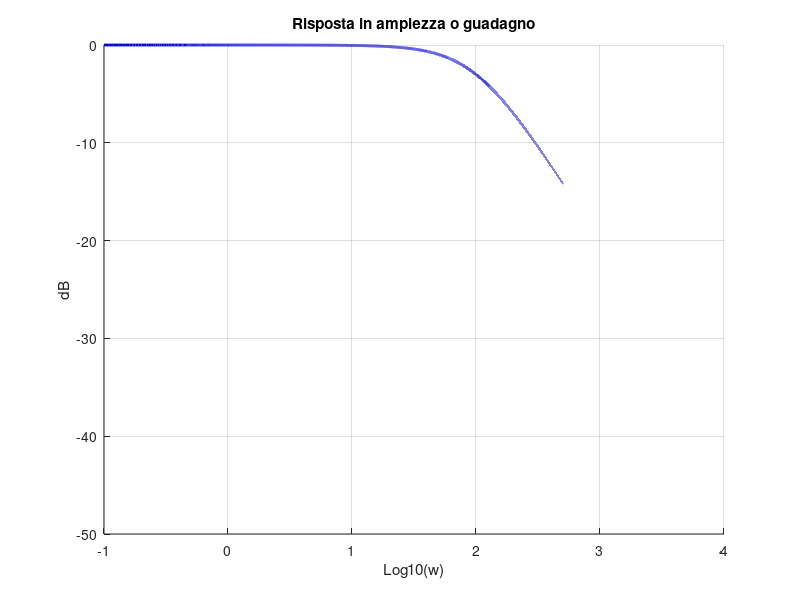
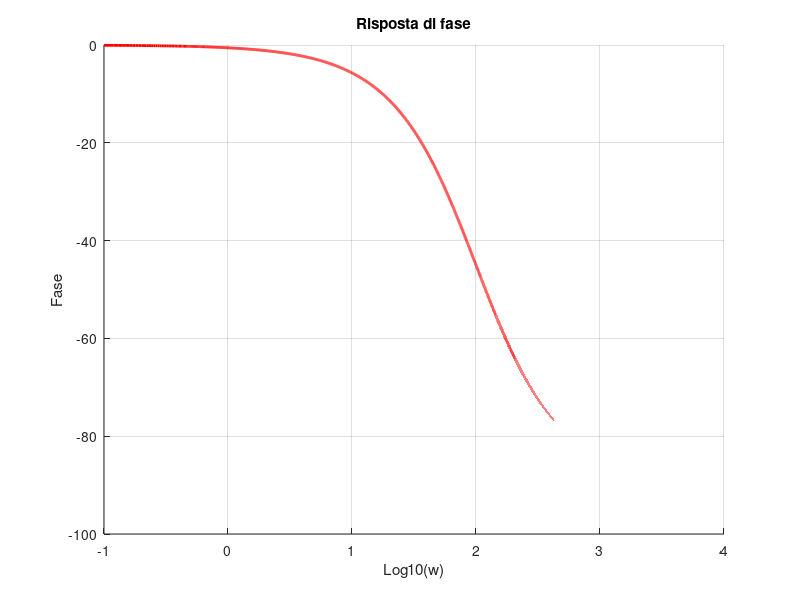

These figures' MATLAB source, in order:

w = 0.1:0.01:10^4;
tau = 0.01;


G = abs(1+w*tau*i);

GdB = 20*log10(G);
PH = 360/(2*pi)*angle(1+w*tau*i);

h = figure(1);
title('Risposta in ampiezza o guadagno');
xlabel('Log10(w)');
ylabel('dB');
hold on;
grid on;

plot(log10(w), -GdB, 'b','linewidth',2);

h = figure(2);
title('Risposta di fase');
xlabel('Log10(w)');
ylabel('Fase');
hold on;
grid on;

plot(log10(w), -PH, 'r','linewidth',2);
